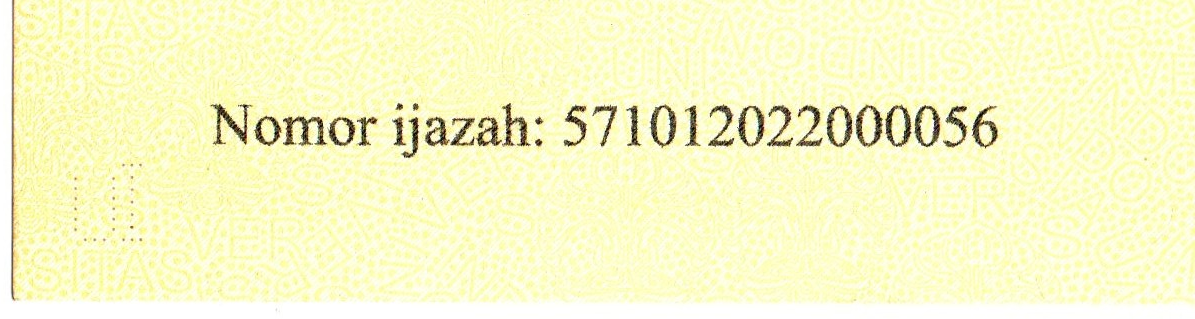
#> input picture Nomor_Ijazah/01_HighQuality_Enhanced.jpg, 1195 x 319 px
$ python -i main.py   (imports and definitions only)
#> lines starting #> are read from the running program, lines starting #| are printed output that depends on the picture; after the words box and inside, x2 and y2 are one past the last pixel; in counts of white or black regions, pixels touching at a corner belong together
from pathlib import Path
import re

import cv2
import numpy as np
import pandas as pd
import matplotlib

# [1 line not run here, left out]
import matplotlib.pyplot as plt
import pytesseract


# =========================================================
# 1. KONFIGURASI
# =========================================================
BASE_DIR = Path(__file__).resolve().parent

# Folder input sesuai struktur proyek
NOMOR_DIR = BASE_DIR / "Nomor_Ijazah"
TANDA_TANGAN_DIR = BASE_DIR / "Tanda_tangan"

# Folder output
OUTPUT_DIR = BASE_DIR / "hasil"
KOSONG_DIR = OUTPUT_DIR / "Tanda_Tangan_Kosong"

# [1 line not run here, left out]

# Sesuaikan dengan nomor ijazah yang sebenarnya.
# Jika setiap gambar memiliki nomor berbeda, gunakan ground truth
# masing-masing gambar agar perhitungan CER akurat.
GROUND_TRUTH_NUMBER = "571012022000056"

# Lokasi program Tesseract OCR di Windows
TESSERACT_EXE = r"C:\Program Files\Tesseract-OCR\tesseract.exe"

if Path(TESSERACT_EXE).exists():
    pytesseract.pytesseract.tesseract_cmd = TESSERACT_EXE

EXTENSIONS = {
    ".jpg", ".jpeg", ".png", ".bmp", ".tif", ".tiff"
}


# =========================================================
# 2. UTILITAS BACA CITRA DAN URUTAN FILE
# =========================================================
# [156 lines left out: functions natural_key, get_images, read_gray, brightness_adjustment, contrast_stretching, histogram_equalization and 3 more, not called in this run]


# =========================================================
# 5. DETEKSI TANDA TANGAN
# =========================================================
def detect_signature(
    gray,
    min_ink_pixels=80,
    min_ink_ratio=0.001
):
    """
    Mendeteksi keberadaan tanda tangan berdasarkan
    piksel tinta setelah thresholding dan morfologi.
    """

    # Mengurangi noise
    blurred = cv2.GaussianBlur(
        gray,
        (3, 3),
        0
    )

    # Thresholding Otsu
    _, binary = cv2.threshold(
        blurred,
        0,
        255,
        cv2.THRESH_BINARY_INV
        + cv2.THRESH_OTSU
    )

    # Menghilangkan noise kecil
    kernel = cv2.getStructuringElement(
        cv2.MORPH_ELLIPSE,
        (2, 2)
    )

    opened = cv2.morphologyEx(
        binary,
        cv2.MORPH_OPEN,
        kernel
    )

    # Menghubungkan goresan yang terputus
    cleaned = cv2.morphologyEx(
        opened,
        cv2.MORPH_CLOSE,
        kernel
    )

    # Analisis komponen yang saling terhubung
    count, labels, stats, _ = (
        cv2.connectedComponentsWithStats(
            cleaned,
            connectivity=8
        )
    )

    filtered = np.zeros_like(cleaned)

    for component_id in range(1, count):
        area = stats[
            component_id,
            cv2.CC_STAT_AREA
        ]

        if area >= 8:
            filtered[
                labels == component_id
            ] = 255

    # Menghitung piksel tinta
    ink_pixels = int(
        cv2.countNonZero(filtered)
    )

    total_pixels = (
        filtered.shape[0]
        * filtered.shape[1]
    )

    ink_ratio = (
        ink_pixels / max(total_pixels, 1)
    )

    present = (
        ink_pixels >= min_ink_pixels
        and ink_ratio >= min_ink_ratio
    )

    status = (
        "SIGNATURE PRESENT"
        if present
        else "SIGNATURE ABSENT"
    )

    return (
        status,
        binary,
        opened,
        filtered,
        ink_pixels,
        ink_ratio
    )


# =========================================================
# 6. MEMBUAT CONTOH CITRA TANDA TANGAN KOSONG
# =========================================================
# [529 lines left out: functions create_blank_examples, visualize_one, test_blank_signatures, main, not called in this run]


# [2 lines not run here, left out]

>>> import cv2
>>> picture = cv2.imread('Nomor_Ijazah/01_HighQuality_Enhanced.jpg', cv2.IMREAD_GRAYSCALE)
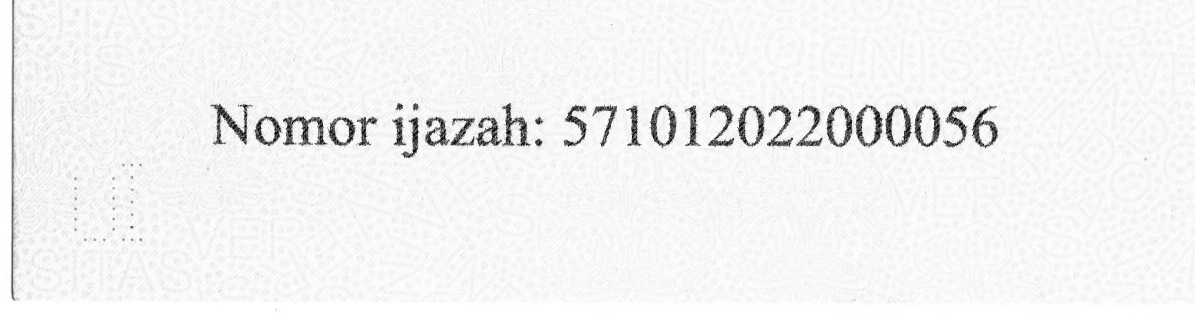
#> picture: shape (319, 1195); min 0, max 255, mean 242.8
>>> result = detect_signature(picture)
#> in detect_signature, `_, binary = cv2.threshold( blurred, 0, 255, cv2.THRESH_BINARY_INV + cv..`:
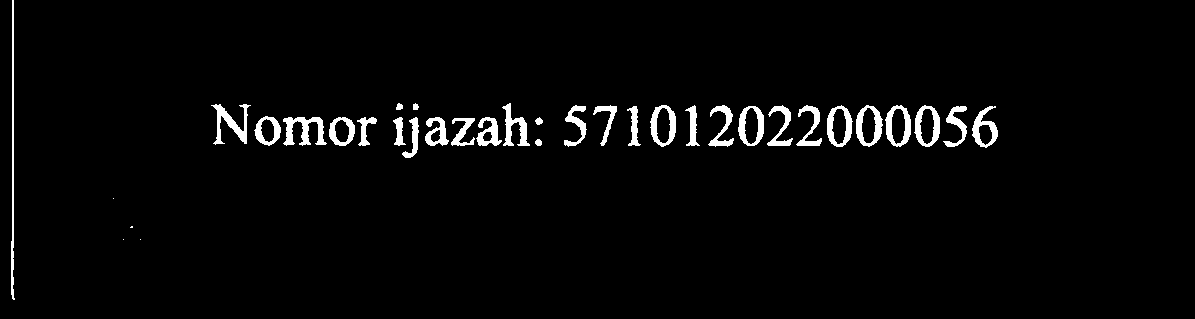
#> binary: shape (319, 1195); 2.9% white; 35 white regions (4 under 20 px), largest, box (x1, y1, x2, y2) and area: (11, 0, 15, 300) 640, (283, 117, 327, 146) 639, (211, 104, 251, 145) 578
#> in detect_signature, `opened = cv2.morphologyEx( binary, cv2.MORPH_OPEN, kernel )`:
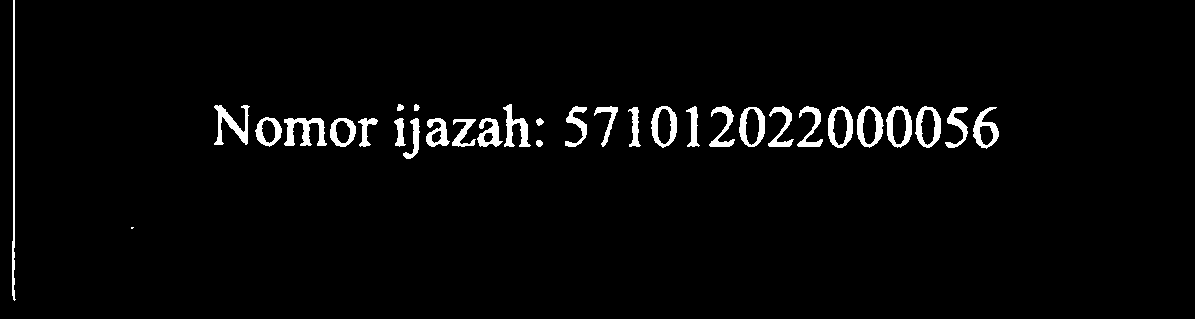
#> opened: shape (319, 1195); 2.9% white; 32 white regions (1 under 20 px), largest, box (x1, y1, x2, y2) and area: (284, 118, 327, 146) 640, (12, 0, 16, 301) 638, (214, 105, 250, 145) 573
#> in detect_signature, `cleaned = cv2.morphologyEx( opened, cv2.MORPH_CLOSE, kernel )`:
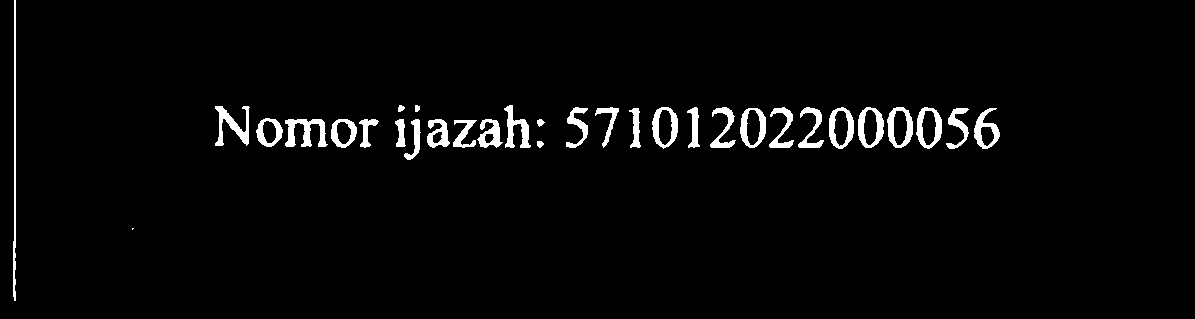
#> cleaned: shape (319, 1195); 2.9% white; 32 white regions (1 under 20 px), largest, box (x1, y1, x2, y2) and area: (285, 119, 328, 147) 641, (13, 0, 16, 301) 635, (215, 106, 250, 146) 575
#> in detect_signature, `count, labels, stats, _ = ( cv2.connectedComponentsWithStats( cleaned,..`:
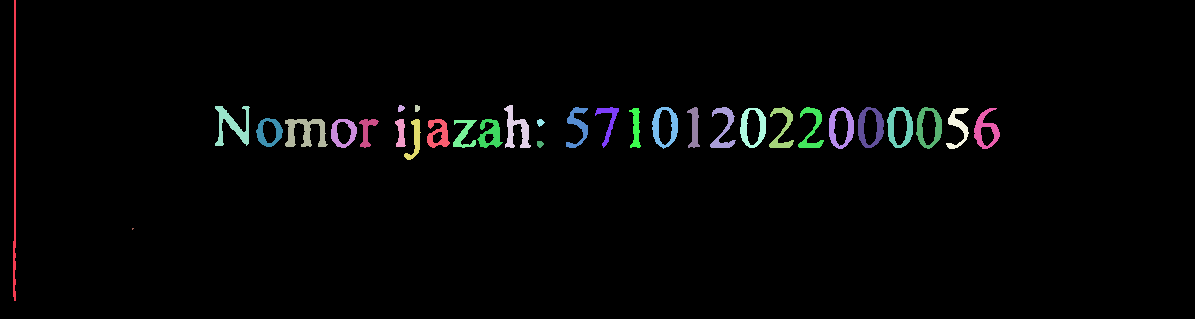
#> labels: shape (319, 1195) int32; 33 distinct labels, from 0 to 32; one colour per label, 0 black
#> in detect_signature, `count, labels, stats, _ = ( cv2.connectedComponentsWithStats( cleaned,..`: count = 33; stats = 33 rows, first 6: [0, 0, 1195, 319, 370129], [13, 0, 3, 301, 635], [398, 105, 7, 7, 36], [415, 105, 5, 7, 30], [504, 105, 27, 43, 505], [215, 106, 35, 40, 575]
#> the loop in detect_signature, `for component_id in range(1, count):` made 32 passes
#> area on passes 1 to 12: 635, 36, 30, 505, 575, 365, 275, 482, 280, 393, 385, 384
#> in detect_signature, `ink_pixels = int( cv2.countNonZero(filtered) )`: ink_pixels = 11073
#> in detect_signature, `ink_ratio = ( ink_pixels / max(total_pixels, 1) )`: ink_ratio = 0.029
#> in detect_signature, `present = ( ink_pixels >= min_ink_pixels and ink_ratio >= min_ink_rati..`: present = True
#> in detect_signature, `status = ( "SIGNATURE PRESENT" if present else "SIGNATURE ABSENT" )`: status = 'SIGNATURE PRESENT'
#> result = 6 items

$ run again, on Nomor_Ijazah/08_JPEGCompression_Artifacts.jpg
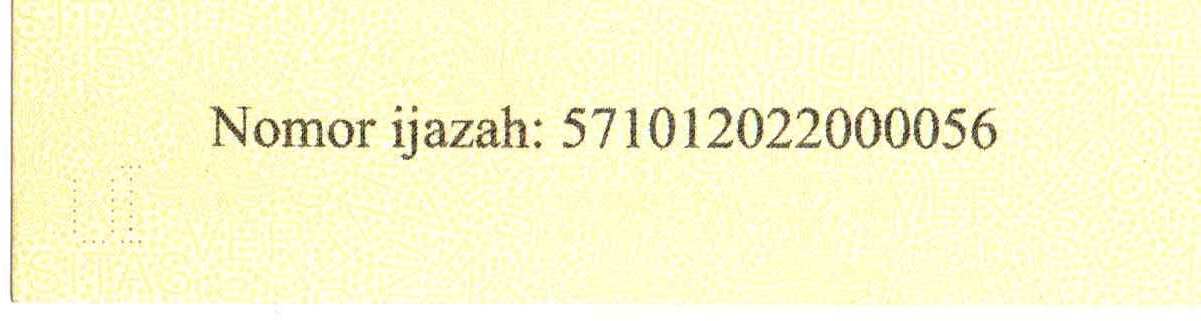
#> input picture Nomor_Ijazah/08_JPEGCompression_Artifacts.jpg, 1201 x 321 px
#> in detect_signature, `_, binary = cv2.threshold( blurred, 0, 255, cv2.THRESH_BINARY_INV + cv..`:
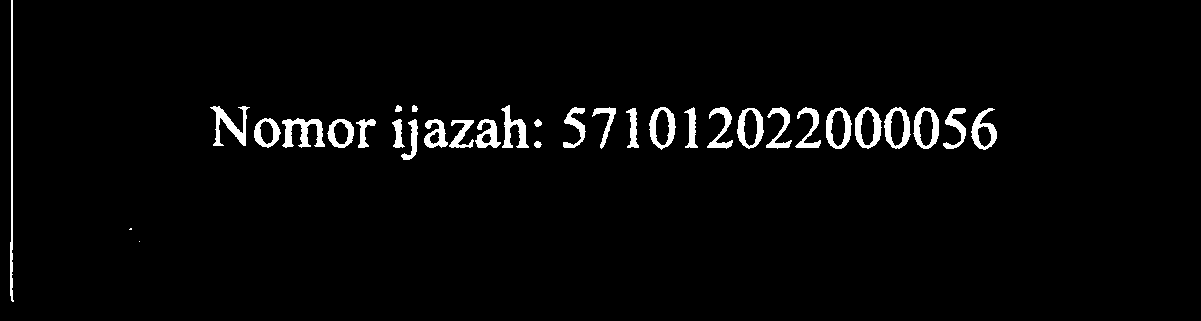
#> binary: shape (321, 1201); 2.9% white; 33 white regions (2 under 20 px), largest, box (x1, y1, x2, y2) and area: (282, 118, 325, 148) 659, (10, 0, 14, 302) 647, (210, 106, 250, 146) 591
#> opened: shape (321, 1201); 2.9% white; 32 white regions (1 under 20 px), largest, box (x1, y1, x2, y2) and area: (283, 119, 326, 149) 662, (11, 0, 15, 303) 644, (212, 107, 249, 147) 588
#> cleaned: shape (321, 1201); 2.9% white; 32 white regions (1 under 20 px), largest, box (x1, y1, x2, y2) and area: (284, 120, 327, 149) 665, (12, 0, 15, 303) 641, (213, 108, 249, 148) 590
#> in detect_signature, `count, labels, stats, _ = ( cv2.connectedComponentsWithStats( cleaned,..`:
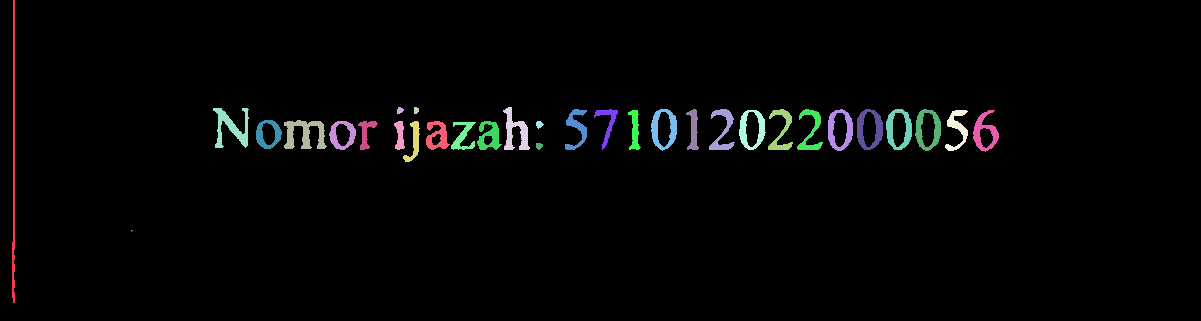
#> labels: shape (321, 1201) int32; 33 distinct labels, from 0 to 32; one colour per label, 0 black
#> count = 33; stats = 33 rows, first 6: [0, 0, 1201, 321, 374180], [12, 0, 3, 303, 641], [397, 107, 7, 7, 36], [414, 107, 5, 7, 30], [503, 107, 27, 43, 520], [213, 108, 36, 40, 590]
#> the loop in detect_signature, `for component_id in range(1, count):` made 32 passes
#> area on passes 1 to 8: 641, 36, 30, 520, 590, 381, 276, 498
#> ink_pixels = 11338
#> ink_ratio = 0.0294
#> present = True
#> status = 'SIGNATURE PRESENT'
#> result = 6 items
